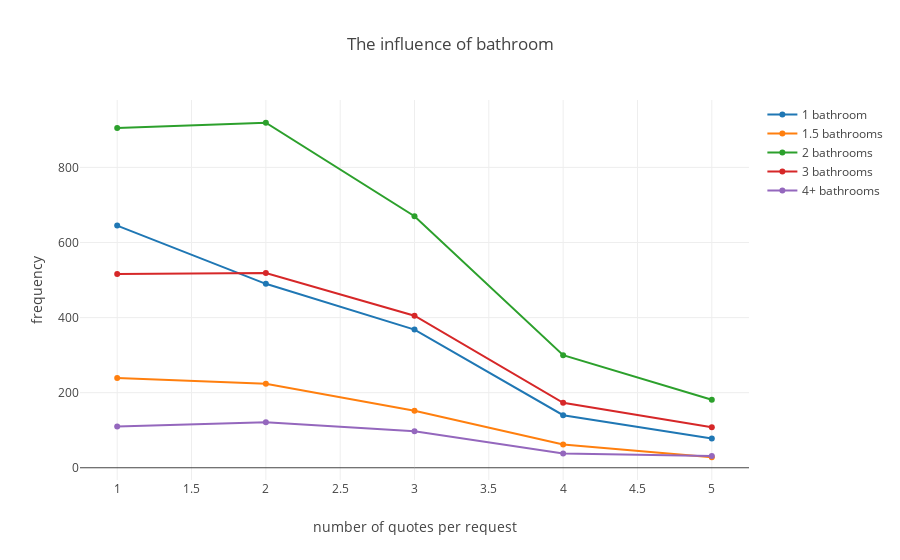

This figure's notebook cell:
### Markdown cell above
### Hypothesis 3: For house cleaning (one time) service, different number of bathrooms may influence the number of quotes per request.

#### Result: 

The distribution of each number of bathrooms are almost similar to the bedroom. In most cases, 2-bathroom cleaning request gets the most number of quotes per request. The 3-bathroom request and 1-bathroom request follow 2-bathroom request. And the 4+bathroom request and 1.5-bathroom request has the least number of quotes per request. 

Even though the difference is small when it comes to the 3+ quotes, 2-bathroom cleaning request has the best performance. The reason is the same as bedrooms. When the room number is small, getting one more room may increase the benefit for professionals; however, when it reaches one point, the marginal benefit start to decrease, which makes the number of quotes less.

### Code cell
# house cleaning - bathroom
quote_bathroom = quote_house.groupby(by=["num_bathrooms","quote_id"])["request_id"].count()
quote_bathroom = quote_bathroom.to_frame().reset_index()
quote_bathroom["quote_id"] = quote_bathroom["quote_id"].astype("category")
quote_bathroom

bath1 = quote_bathroom.loc[quote_bathroom["num_bathrooms"]=="1 bathroom",:]
bath1_5 = quote_bathroom.loc[quote_bathroom["num_bathrooms"]=="1.5 bathrooms",:]
bath2 = quote_bathroom.loc[quote_bathroom["num_bathrooms"]=="2 bathrooms",:]
bath3 = quote_bathroom.loc[quote_bathroom["num_bathrooms"]=="3 bathrooms",:]
bath4_ = quote_bathroom.loc[quote_bathroom["num_bathrooms"]=="4+ bathrooms",:]


data = [go.Scatter(x=bath1.quote_id, y=bath1.request_id, name='1 bathroom'),\
       go.Scatter(x=bath1_5.quote_id, y=bath1_5.request_id, name='1.5 bathrooms'),\
       go.Scatter(x=bath2.quote_id, y=bath2.request_id, name='2 bathrooms'),\
       go.Scatter(x=bath3.quote_id, y=bath3.request_id, name='3 bathrooms'),\
       go.Scatter(x=bath4_.quote_id, y=bath4_.request_id, name='4+ bathrooms')]
layout = go.Layout(dict(title = "The influence of bathroom",
                  xaxis = dict(title = 'number of quotes per request'),yaxis = dict(title = 'frequency'),
                ),legend=dict(
                orientation="v"))
py.iplot(dict(data=data, layout=layout))

### Figure 1 — Plotly figure (JSON) as saved in the notebook; plotly's stock layout.template omitted (floating-point values rounded to 4 significant figures)
{"data": [{"name": "1 bathroom", "type": "scatter", "uid": "66e41ca8-d087-43cb-a3eb-49b6d0062048", "x": [1, 2, 3, 4, 5], "y": [645, 490, 368, 140, 78]}, {"name": "1.5 bathrooms", "type": "scatter", "uid": "9672acc2-0f16-44e1-b343-01303760530e", "x": [1, 2, 3, 4, 5], "y": [239, 224, 152, 62, 28]}, {"name": "2 bathrooms", "type": "scatter", "uid": "4b81f989-80e7-4fc5-b0d9-d0c39c4ce0bd", "x": [1, 2, 3, 4, 5], "y": [905, 919, 670, 300, 181]}, {"name": "3 bathrooms", "type": "scatter", "uid": "523f0caf-a86c-46e8-89c7-6ae2ec1bf31b", "x": [1, 2, 3, 4, 5], "y": [516, 519, 405, 173, 108]}, {"name": "4+ bathrooms", "type": "scatter", "uid": "52e0cda7-035c-4305-a646-c5e2442e3ef3", "x": [1, 2, 3, 4, 5], "y": [110, 121, 97, 38, 31]}], "layout": {"legend": {"orientation": "v"}, "title": "The influence of bathroom", "xaxis": {"title": "number of quotes per request"}, "yaxis": {"title": "frequency"}}}
